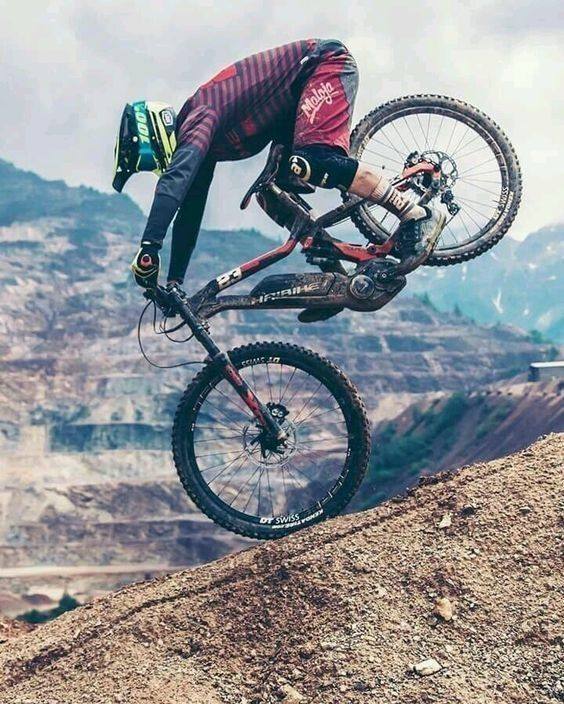
#> input picture data/images/bike.jpg, 564 x 704 px
$ jupyter execute '5. Detect Edges.ipynb'
#> lines starting #> are read from the running program, lines starting #| are printed output that depends on the picture
# 1. Import Dependencies

[cell 1]
import cv2
import os

# 2. Load Image

[cell 2]
IMG_PATH = os.path.join('data','images', 'bike.jpg')

[cell 3]
img = cv2.imread(IMG_PATH)
#> img is the input picture: shape (704, 564, 3); mean B, G, R 149.8, 146.6, 144.3

## 3. Edge Detection

[cell 4]
gray = cv2.cvtColor(img, cv2.COLOR_BGR2GRAY)
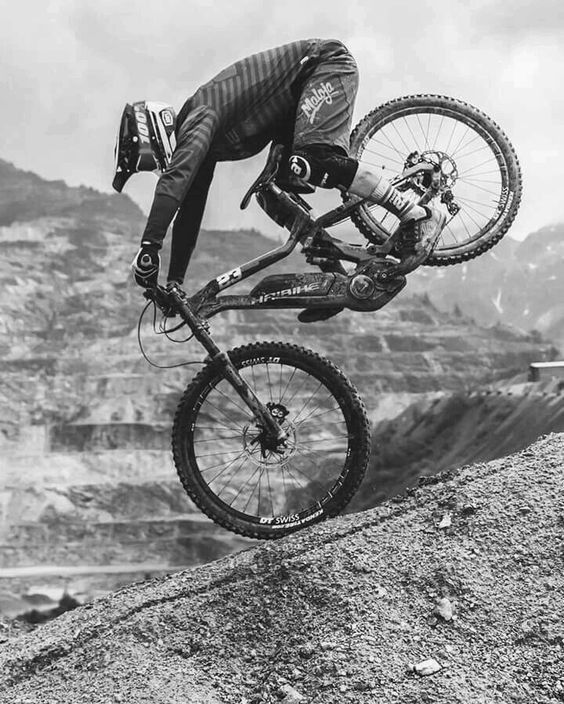
#> gray: shape (704, 564); min 0, max 255, mean 146.3
blurred = cv2.GaussianBlur(img, (3,3),0)

[cell 5]
canny = cv2.Canny(blurred, threshold1=180, threshold2=200)
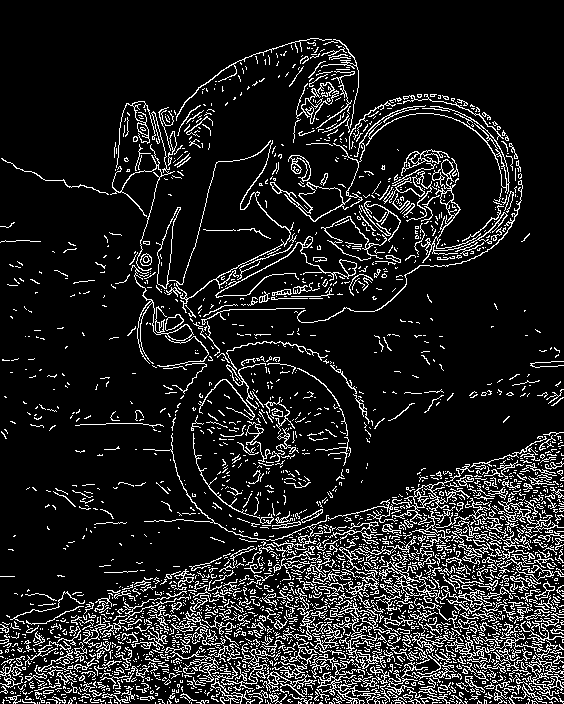
#> canny: shape (704, 564); 12.3% white in thin lines or dots

[cell 6]
resized = cv2.resize(canny, (int(2190/2), int(2738/2)))
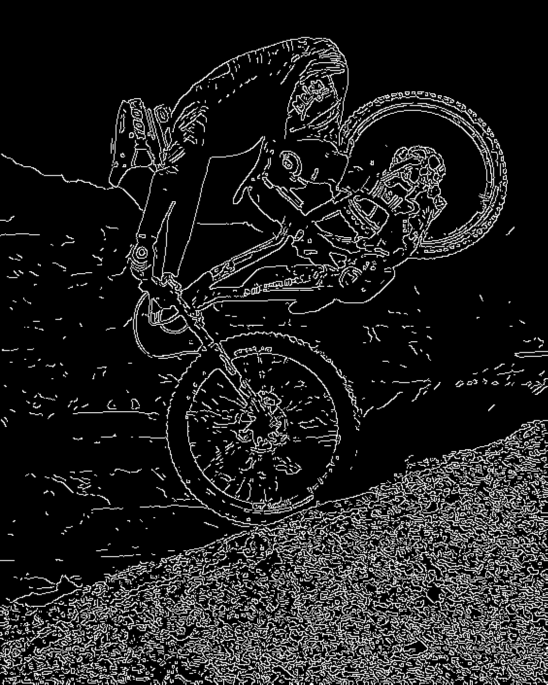
#> resized: shape (1369, 1095) (shown at 1/2 size); min 0, max 255, mean 31.5
cv2.imshow("Canny", resized)
cv2.waitKey(0)
cv2.destroyAllWindows()

## Export Edges

[cell 7]
import numpy as np

[cell 8]
output_path=os.path.join('data','output','edges.csv')

[cell 9]
np.savetxt(output_path,canny, delimiter=",")

[cell 10]
output_path=os.path.join('data','output','edges.jpg')

[cell 11]
cv2.imwrite(output_path, resized)
#> Out = True
